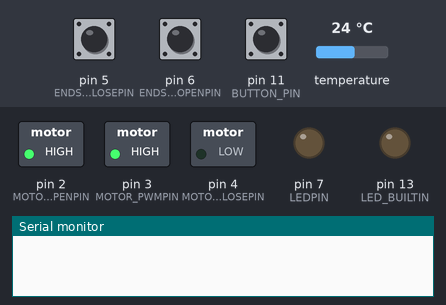
Recording of a sketch running on a simulated Arduino Pro Mini, built with avr-gcc and run on an emulated ATmega328P. Shown: switched loads named in the sketch (green lamp = pin HIGH), output pins drawn as LEDs (lit = HIGH), the last lines printed to the serial monitor. The test bench sets the inputs (shaded band); at power-on: pin 6 (ENDSTOP_OPENPIN) HIGH, pin 5 (ENDSTOP_CLOSEPIN) HIGH, pin 11 (BUTTON_PIN) HIGH, temperature 24 °C.

Above: at 0.8 s.
0.9 s: pin 6 (ENDSTOP_OPENPIN) pulled LOW for 1 s
At 2.1 s:
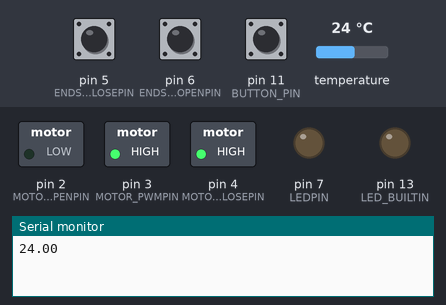
3.4 s: pin 5 (ENDSTOP_CLOSEPIN) pulled LOW for 0.15 s
At 4.6 s:
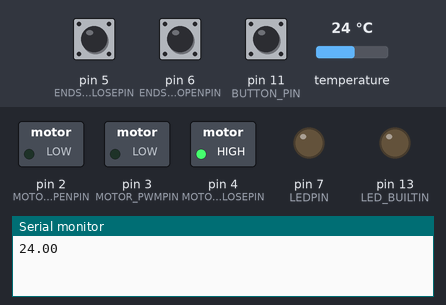
5.0 s: pin 11 (BUTTON_PIN) pulled LOW for 0.15 s
At 5.9 s:
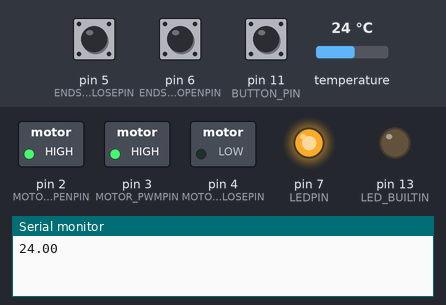
6.6 s: pin 6 (ENDSTOP_OPENPIN) pulled LOW for 0.15 s
At 7.1 s:
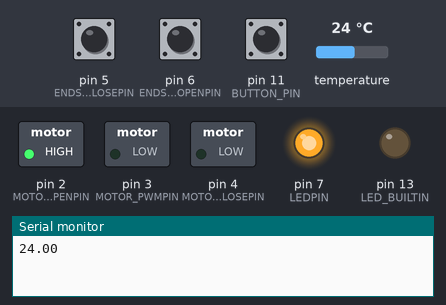
8.2 s: pin 11 (BUTTON_PIN) pulled LOW for 1 s
At 10.3 s:
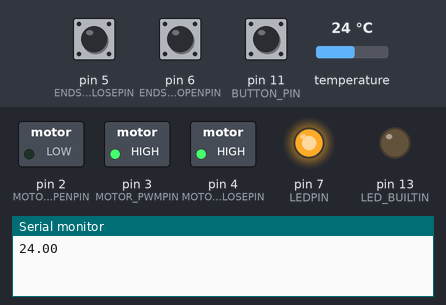
10.7 s: pin 5 (ENDSTOP_CLOSEPIN) pulled LOW for 1 s
At 11.4 s:
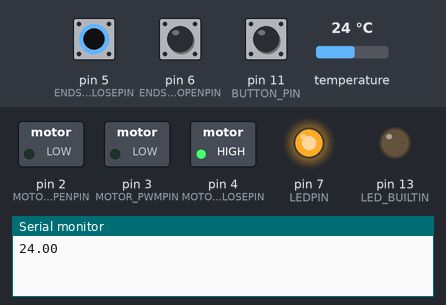
Timing chart, 0 to 21.7 s (numbered marks = the images above; inputs shaded):
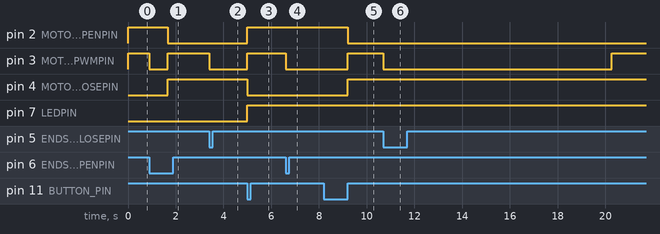

Measured:
- after the input at 0.9 s, pin 2 (MOTOR_OPENPIN): HIGH → LOW after 0.76 s; pin 3 (MOTOR_PWMPIN): HIGH → LOW at once, → HIGH 0.76 s later; pin 4 (MOTOR_CLOSEPIN): LOW → HIGH after 0.76 s
- after the input at 3.4 s, pin 3 (MOTOR_PWMPIN): HIGH → LOW at once
- after the input at 5.0 s, pin 2 (MOTOR_OPENPIN), pin 3 (MOTOR_PWMPIN), pin 7 (LEDPIN): LOW → HIGH at once; pin 4 (MOTOR_CLOSEPIN): HIGH → LOW at once
- after the input at 6.6 s, pin 3 (MOTOR_PWMPIN): HIGH → LOW at once
- after the input at 8.2 s, pin 2 (MOTOR_OPENPIN): HIGH → LOW after 1.0 s; pin 3 (MOTOR_PWMPIN), pin 4 (MOTOR_CLOSEPIN): LOW → HIGH after 1.0 s
- after the input at 10.7 s, pin 3 (MOTOR_PWMPIN): HIGH → LOW at once, → HIGH 9.6 s later

The sketch:

sklennik.ino
```cpp
//
//   FILE:  dht11_test1.pde
// PURPOSE: DHT11 library test sketch for Arduino
//


//#include <CapacitiveSensor.h>
#include <OneWire.h>
#include <DallasTemperature.h>

#define TEMP_SENSOR_PIN 8
#define LEDPIN 7

//#define CS_CHARGEPIN 10
//#define CS_MEASUREPIN 9
#define BUTTON_PIN 11

#define ENDSTOP_OPENPIN 6
#define ENDSTOP_CLOSEPIN 5

#define MOTOR_OPENPIN  2
#define MOTOR_CLOSEPIN 4
#define MOTOR_PWMPIN 3
#define MOTOR_MAXSPEED 255


OneWire oneWire(TEMP_SENSOR_PIN);
DallasTemperature sensors(&oneWire);
//CapacitiveSensor cs = CapacitiveSensor(CS_CHARGEPIN,CS_MEASUREPIN);
char manualMode = 0;
char measure = 0;
char openclose = 1;
float temperature = 0.0;


// dewPoint function NOAA
// reference: http://wahiduddin.net/calc/density_algorithms.htm
double dewPoint(double celsius, double humidity)
{
	double RATIO = 373.15 / (273.15 + celsius);  // RATIO was originally named A0, possibly confusing in Arduino context
	double SUM = -7.90298 * (RATIO - 1);
	SUM += 5.02808 * log10(RATIO);
	SUM += -1.3816e-7 * (pow(10, (11.344 * (1 - 1/RATIO ))) - 1) ;
	SUM += 8.1328e-3 * (pow(10, (-3.49149 * (RATIO - 1))) - 1) ;
	SUM += log10(1013.246);
	double VP = pow(10, SUM - 3) * humidity;
	double T = log(VP/0.61078);   // temp var
	return (241.88 * T) / (17.558 - T);
}

// delta max = 0.6544 wrt dewPoint()
// 5x faster than dewPoint()
// reference: http://en.wikipedia.org/wiki/Dew_point
double dewPointFast(double celsius, double humidity)
{
	double a = 17.271;
	double b = 237.7;
	double temp = (a * celsius) / (b + celsius) + log(humidity/100);
	double Td = (b * temp) / (a - temp);
	return Td;
}

boolean checkButton(){
  if(digitalRead(BUTTON_PIN) == HIGH )
     return false;
  return true;
  /*long csbut = cs.capacitiveSensor(30);
  if (csbut > 200)
     return true;
  return false;*/
}


void openDoor(){

  openclose = 1;
  //acccel
  digitalWrite(MOTOR_OPENPIN,1);
  digitalWrite(MOTOR_CLOSEPIN,0);
  int i = 0;
  /*while(digitalRead(ENDSTOP_OPENPIN) == HIGH || i < MOTOR_MAXSPEED){
    analogWrite(MOTOR_PWMPIN,i);
    ++i;
  }*/
   while(digitalRead(ENDSTOP_OPENPIN) == HIGH ){
     digitalWrite(MOTOR_PWMPIN,1);
  }
  //analogWrite(MOTOR_PWMPIN,0);
  digitalWrite(MOTOR_PWMPIN,0);

}

void closeDoor(){

  openclose = 0;
  //acccel
  digitalWrite(MOTOR_OPENPIN,0);
  digitalWrite(MOTOR_CLOSEPIN,1);
  int i = 0;
  /*while(digitalRead(ENDSTOP_CLOSEPIN) == HIGH || i < MOTOR_MAXSPEED){
    analogWrite(MOTOR_PWMPIN,i);
    ++i;
  }*/
   while(digitalRead(ENDSTOP_CLOSEPIN) == HIGH ){
     digitalWrite(MOTOR_PWMPIN,1);
  }
  //analogWrite(MOTOR_PWMPIN,0);
    digitalWrite(MOTOR_PWMPIN,0);
}

void checkDoor(){
  if (openclose){
    openDoor();
  }else{
    closeDoor();
  }
}


void toggleDoor() {
  if(openclose){
    closeDoor();
  }else{
    openDoor();
  }
}

void setManualMode(char m){
  manualMode = m;
  digitalWrite(LEDPIN,m);
}


void setup()
{
//cs.set_CS_AutocaL_Millis(0xFFFFFFFF);
Serial.begin(115200);
 sensors.begin();

pinMode(LED_BUILTIN,OUTPUT);
digitalWrite(LED_BUILTIN,0);

pinMode(ENDSTOP_OPENPIN, INPUT);
pinMode(ENDSTOP_CLOSEPIN, INPUT);
pinMode(BUTTON_PIN, INPUT);

digitalWrite(ENDSTOP_OPENPIN,1);
digitalWrite(ENDSTOP_CLOSEPIN,1);
digitalWrite(BUTTON_PIN,1);

pinMode(MOTOR_OPENPIN,OUTPUT);
pinMode(MOTOR_CLOSEPIN,OUTPUT);
pinMode(MOTOR_PWMPIN,OUTPUT);
digitalWrite(MOTOR_OPENPIN,0);
digitalWrite(MOTOR_CLOSEPIN,0);
digitalWrite(MOTOR_PWMPIN,0);


pinMode(LEDPIN,OUTPUT);
digitalWrite(LEDPIN,0);
openDoor();
}

void loop()
{

  //Serial.println("\n");


  if (measure % 100 == 0){
      sensors.requestTemperatures();
      temperature = sensors.getTempCByIndex(0);
      checkDoor();
      Serial.println(temperature);
  }
  ++measure;

  if (checkButton()){
    if(manualMode){
      int i = 1;
      while(checkButton() && i < 200){
        delay(10);
        ++i;
      }
      if (i == 200){
        setManualMode(0);
      }else{
        //toggle Door
        toggleDoor();
      }
     delay(1000);
    }else{
     setManualMode(1);
      //toggle door
      toggleDoor();
     delay(1000);
    }

  }

  if(!manualMode){
    if(temperature >= 31){
      if(openclose == 0)
          openDoor();
    }
    if(temperature <= 25){
      if (openclose == 1)
          closeDoor();
    }
  }


  /*if (digitalRead(ENDSTOP_CLOSEPIN) == LOW || digitalRead(ENDSTOP_OPENPIN) == LOW){
     digitalWrite(LED_BUILTIN,1);
  }else{
     digitalWrite(LED_BUILTIN,0);
  }  */

/*
  Serial.print("Read sensor: ");
  switch (chk)
  {
    case DHTLIB_OK:
		Serial.println("OK");
		break;
    case DHTLIB_ERROR_CHECKSUM:
		Serial.println("Checksum error");
		break;
    case DHTLIB_ERROR_TIMEOUT:
		Serial.println("Time out error");
		break;
    default:
		Serial.println("Unknown error");
		break;
  }
*/


  //Serial.print("Humidity (%): ");
  //Serial.println((float)DHT11.humidity, 2);

  //Serial.print("Temperature (oC): ");
  //Serial.println((float)DHT11.temperature, 2);

 /*
  Serial.print("Dew Point (oC): ");
  Serial.println(dewPoint(DHT11.temperature, DHT11.humidity));

  Serial.print("Dew PointFast (oC): ");
  Serial.println(dewPointFast(DHT11.temperature, DHT11.humidity));
*/
 //Serial.println(csbut);
  delay(100);
}
//
// END OF FILE
//
```
